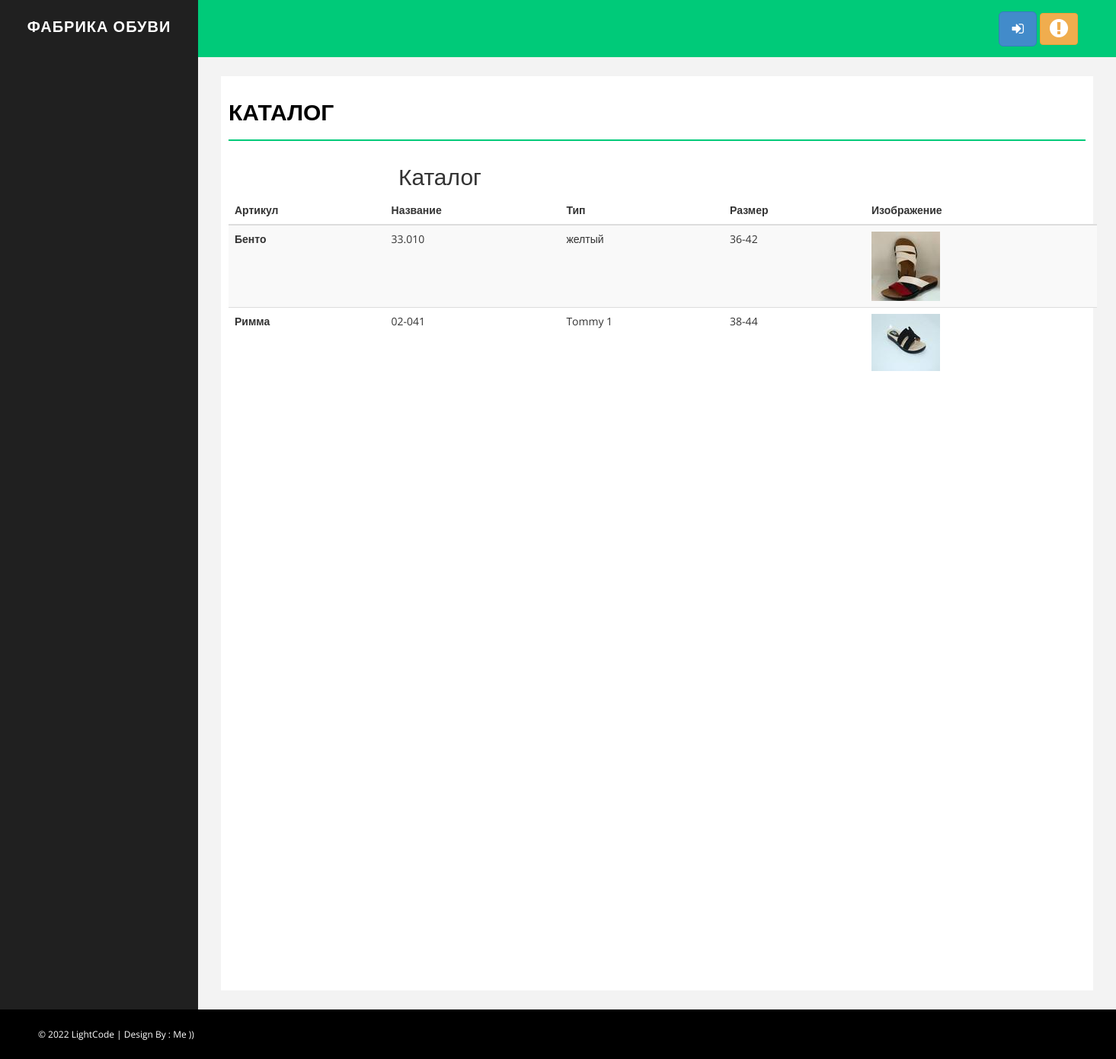
The app's page /catalogue, older data.
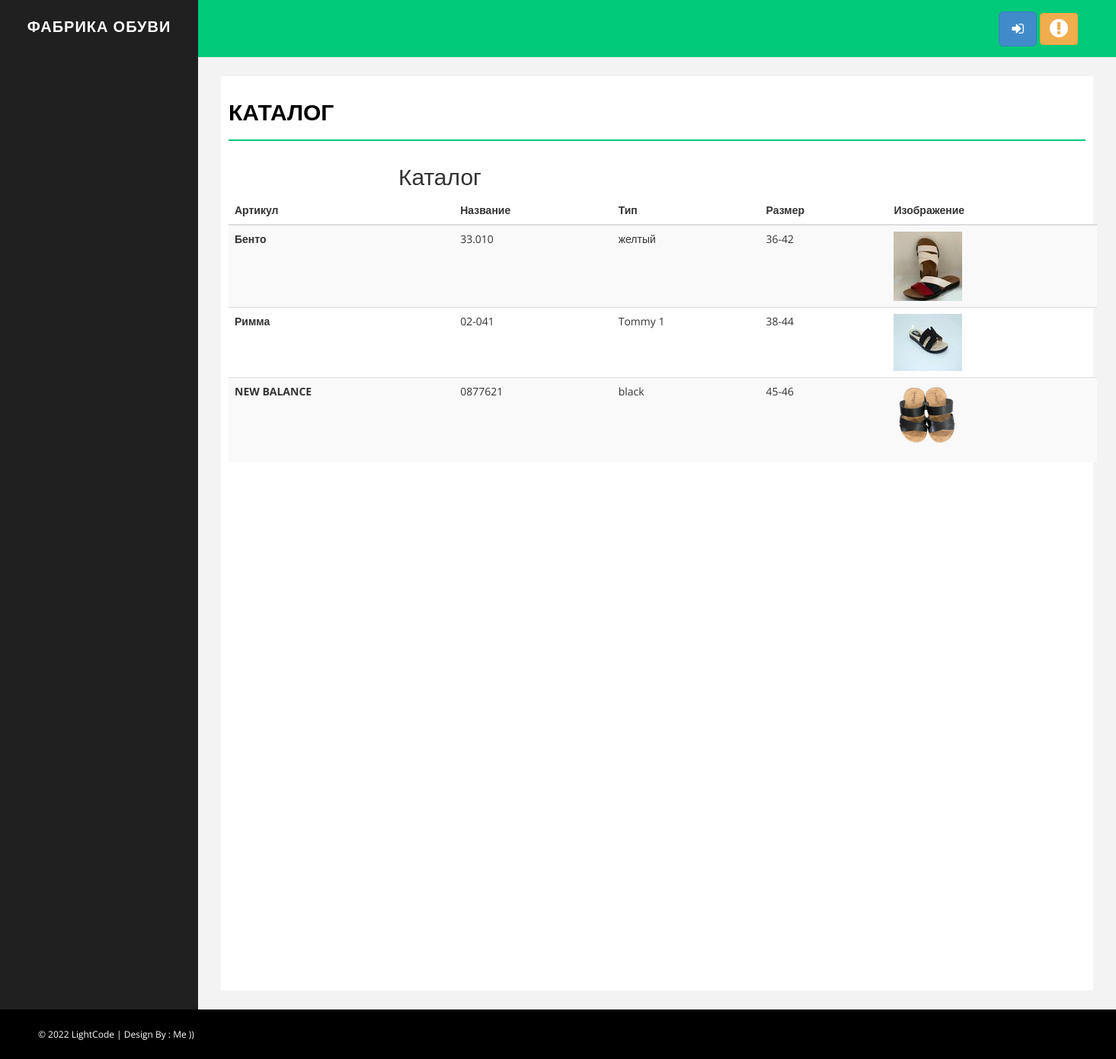
The same page, newer data.
### manufacture/models.py (models this page shows, shortened)
class Catalogue(models.Model):
    model = models.CharField(max_length=100, verbose_name='Модель')  # Артикул модели
    image = models.ImageField(upload_to='media/products/%Y/%m/%d', blank=True, verbose_name="Фото")  # Фото товара
    code = models.CharField(max_length=100, blank=True, null=True, verbose_name="Код")  # Название модели
    color = models.CharField(max_length=100, verbose_name="Цвет")  # Тип модели обуви(цвета, отделка, и т.д.)
    size = models.CharField(max_length=100, verbose_name="Размеры")  # Размерная сетка
    @property
    def image_url(self):
        if self.image and hasattr(self.image, 'url'):
            return self.image.url

### manufacture/views.py (the view)
# urls.py: path('catalogue', view_catalogue, name='catalogue'),
def view_catalogue(request):
    catalogue = Catalogue.objects.all()
    return render(request, 'manufacture/catalogue.html', {'catalogue': catalogue})

### manufacture/templates/manufacture/catalogue.html (shortened to what this page needs)
{% extends 'base.html' %}
{% load static %}
{% block content %}
 <div id="page-wrapper">
            <div id="page-inner">
                <div class="row">
                    <div class="col-md-12">
                        <h1 class="page-head-line">Каталог</h1>
					</div>
	<body>
<section class="ftco-section">
		<div class="container">
			<div class="row justify-content-center">
				<div class="col-md-6 text-center mb-5">
					<h2 class="heading-section">Каталог</h2>
				</div>
			</div>
			<div class="row">
				<div class="col-md-12">
					<div class="table-wrap">
						<table class="table table-striped">
						  <thead>
						    <tr>
						      <th>Артикул</th>
						      <th>Название</th>
						      <th>Тип</th>
						      <th>Размер</th>
						      <th>Изображение</th>
						    </tr>
						  </thead>
						  <tbody>
						  {% for item in catalogue %}
						    <tr>
						      <th >{{ item.model }}</th>
								<td>{{ item.code }}</td>
						      <td>{{ item.color }}</td>
						      <td>{{ item.size }}</td>
						      <td><img src="{{ item.image_url|default_if_none:'#' }}" alt=""></td>
						    </tr>
						  {% endfor %}
						  </tbody>
						</table>
					</div>
				</div>
			</div>
		</div>
	</section>
            </div>
        </div>
	</html>
{% endblock %}

Row changes from the older to the newer data that the page shows:
added Catalogue: model "NEW BALANCE", code "0877621", color "black", size "45-46", image_url (picture)
